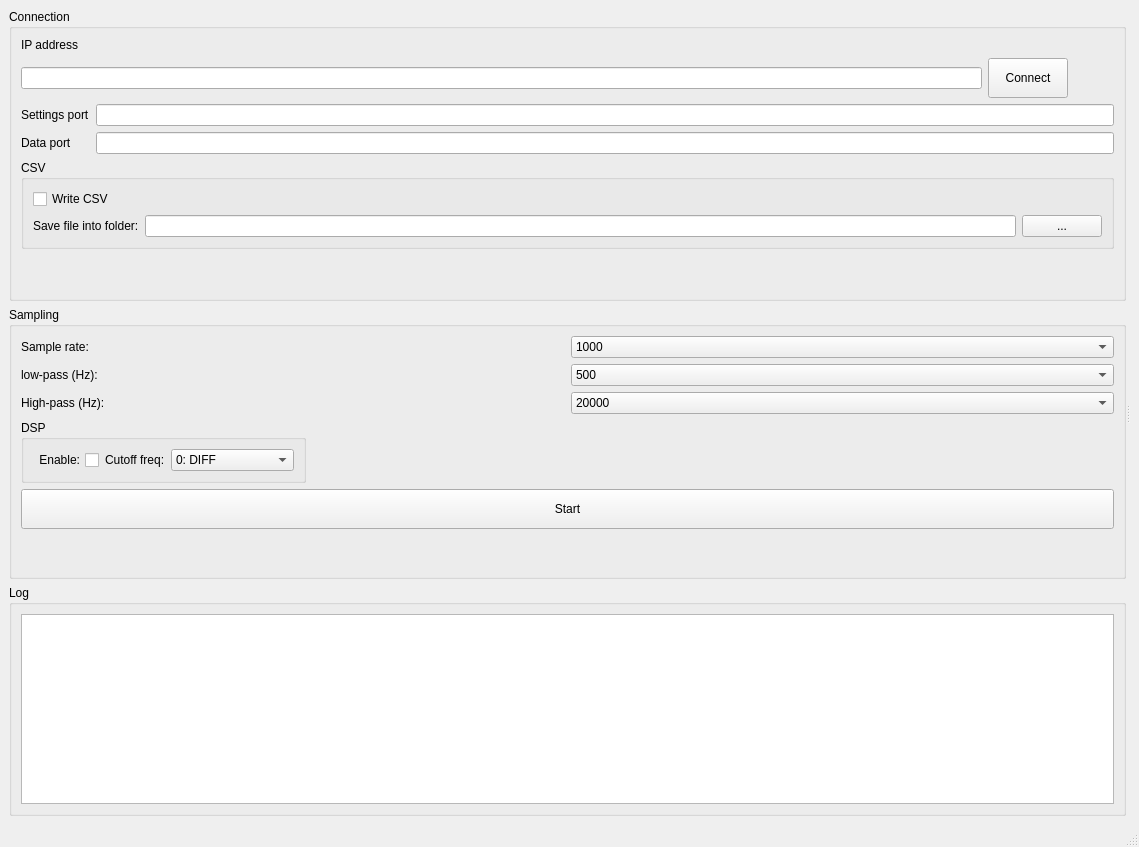
<?xml version="1.0" encoding="UTF-8"?>
<ui version="4.0">
 <class>MainWindow</class>
 <widget class="QMainWindow" name="MainWindow">
  <property name="geometry">
   <rect>
    <x>0</x>
    <y>0</y>
    <width>1139</width>
    <height>847</height>
   </rect>
  </property>
  <property name="windowTitle">
   <string>MainWindow</string>
  </property>
  <widget class="QWidget" name="centralwidget">
   <property name="sizePolicy">
    <sizepolicy hsizetype="Expanding" vsizetype="Expanding">
     <horstretch>0</horstretch>
     <verstretch>0</verstretch>
    </sizepolicy>
   </property>
   <layout class="QVBoxLayout" name="verticalLayout_3">
    <item>
     <widget class="QSplitter" name="splitter">
      <property name="orientation">
       <enum>Qt::Horizontal</enum>
      </property>
      <widget class="QWidget" name="verticalLayoutWidget">
       <layout class="QVBoxLayout" name="verticalLayout">
        <item>
         <widget class="QGroupBox" name="groupBox">
          <property name="sizePolicy">
           <sizepolicy hsizetype="Minimum" vsizetype="Minimum">
            <horstretch>0</horstretch>
            <verstretch>0</verstretch>
           </sizepolicy>
          </property>
          <property name="title">
           <string>Connection</string>
          </property>
          <layout class="QVBoxLayout" name="verticalLayout_5">
           <item>
            <widget class="QLabel" name="label">
             <property name="text">
              <string>IP address</string>
             </property>
            </widget>
           </item>
           <item>
            <layout class="QHBoxLayout" name="horizontalLayout">
             <item>
              <widget class="QLineEdit" name="line_ip"/>
             </item>
             <item>
              <widget class="QPushButton" name="pb_connect">
               <property name="minimumSize">
                <size>
                 <width>0</width>
                 <height>40</height>
                </size>
               </property>
               <property name="text">
                <string>Connect</string>
               </property>
              </widget>
             </item>
             <item>
              <widget class="QLabel" name="label_icon_connect">
               <property name="minimumSize">
                <size>
                 <width>40</width>
                 <height>40</height>
                </size>
               </property>
               <property name="text">
                <string/>
               </property>
              </widget>
             </item>
            </layout>
           </item>
           <item>
            <layout class="QGridLayout" name="gridLayout">
             <item row="0" column="0">
              <widget class="QLabel" name="label_2">
               <property name="text">
                <string>Settings port</string>
               </property>
              </widget>
             </item>
             <item row="1" column="0">
              <widget class="QLabel" name="label_3">
               <property name="text">
                <string>Data port</string>
               </property>
              </widget>
             </item>
             <item row="0" column="1">
              <widget class="QLineEdit" name="line_port_com"/>
             </item>
             <item row="1" column="1">
              <widget class="QLineEdit" name="line_port_dat"/>
             </item>
            </layout>
           </item>
           <item>
            <widget class="QGroupBox" name="groupBox_3">
             <property name="title">
              <string>CSV</string>
             </property>
             <layout class="QVBoxLayout" name="verticalLayout_6">
              <item>
               <widget class="QCheckBox" name="cb_write_csv">
                <property name="text">
                 <string>Write CSV</string>
                </property>
               </widget>
              </item>
              <item>
               <layout class="QHBoxLayout" name="horizontalLayout_3">
                <item>
                 <widget class="QLabel" name="label_8">
                  <property name="text">
                   <string>Save file into folder:</string>
                  </property>
                 </widget>
                </item>
                <item>
                 <widget class="QLineEdit" name="line_csv_dir"/>
                </item>
                <item>
                 <widget class="QPushButton" name="pb_csv_dir">
                  <property name="text">
                   <string>...</string>
                  </property>
                 </widget>
                </item>
               </layout>
              </item>
             </layout>
            </widget>
           </item>
           <item>
            <spacer name="verticalSpacer">
             <property name="orientation">
              <enum>Qt::Vertical</enum>
             </property>
             <property name="sizeHint" stdset="0">
              <size>
               <width>20</width>
               <height>40</height>
              </size>
             </property>
            </spacer>
           </item>
          </layout>
         </widget>
        </item>
        <item>
         <widget class="QGroupBox" name="groupBox_2">
          <property name="title">
           <string>Sampling</string>
          </property>
          <layout class="QVBoxLayout" name="verticalLayout_4">
           <item>
            <layout class="QGridLayout" name="gridLayout_2">
             <item row="0" column="0">
              <widget class="QLabel" name="label_4">
               <property name="text">
                <string>Sample rate:</string>
               </property>
              </widget>
             </item>
             <item row="2" column="0">
              <widget class="QLabel" name="label_6">
               <property name="text">
                <string>High-pass (Hz):</string>
               </property>
              </widget>
             </item>
             <item row="2" column="1">
              <widget class="QComboBox" name="combo_highpass">
               <item>
                <property name="text">
                 <string>20000</string>
                </property>
               </item>
               <item>
                <property name="text">
                 <string>15000</string>
                </property>
               </item>
               <item>
                <property name="text">
                 <string>10000</string>
                </property>
               </item>
               <item>
                <property name="text">
                 <string>7500</string>
                </property>
               </item>
               <item>
                <property name="text">
                 <string>5000</string>
                </property>
               </item>
               <item>
                <property name="text">
                 <string>3000</string>
                </property>
               </item>
               <item>
                <property name="text">
                 <string>2500</string>
                </property>
               </item>
               <item>
                <property name="text">
                 <string>2000</string>
                </property>
               </item>
               <item>
                <property name="text">
                 <string>1500</string>
                </property>
               </item>
               <item>
                <property name="text">
                 <string>1000</string>
                </property>
               </item>
               <item>
                <property name="text">
                 <string>750</string>
                </property>
               </item>
               <item>
                <property name="text">
                 <string>500</string>
                </property>
               </item>
               <item>
                <property name="text">
                 <string>300</string>
                </property>
               </item>
               <item>
                <property name="text">
                 <string>250</string>
                </property>
               </item>
               <item>
                <property name="text">
                 <string>200</string>
                </property>
               </item>
               <item>
                <property name="text">
                 <string>150</string>
                </property>
               </item>
               <item>
                <property name="text">
                 <string>100</string>
                </property>
               </item>
              </widget>
             </item>
             <item row="1" column="0">
              <widget class="QLabel" name="label_5">
               <property name="text">
                <string>low-pass (Hz):</string>
               </property>
              </widget>
             </item>
             <item row="0" column="1">
              <widget class="QComboBox" name="combo_samplerate">
               <item>
                <property name="text">
                 <string>1000</string>
                </property>
               </item>
               <item>
                <property name="text">
                 <string>500</string>
                </property>
               </item>
               <item>
                <property name="text">
                 <string>250</string>
                </property>
               </item>
               <item>
                <property name="text">
                 <string>125</string>
                </property>
               </item>
              </widget>
             </item>
             <item row="1" column="1">
              <widget class="QComboBox" name="combo_lowpass">
               <item>
                <property name="text">
                 <string>500</string>
                </property>
               </item>
               <item>
                <property name="text">
                 <string>300</string>
                </property>
               </item>
               <item>
                <property name="text">
                 <string>250</string>
                </property>
               </item>
               <item>
                <property name="text">
                 <string>200</string>
                </property>
               </item>
               <item>
                <property name="text">
                 <string>150</string>
                </property>
               </item>
               <item>
                <property name="text">
                 <string>100</string>
                </property>
               </item>
               <item>
                <property name="text">
                 <string>75</string>
                </property>
               </item>
               <item>
                <property name="text">
                 <string>50</string>
                </property>
               </item>
               <item>
                <property name="text">
                 <string>30</string>
                </property>
               </item>
               <item>
                <property name="text">
                 <string>25</string>
                </property>
               </item>
               <item>
                <property name="text">
                 <string>20</string>
                </property>
               </item>
               <item>
                <property name="text">
                 <string>15</string>
                </property>
               </item>
               <item>
                <property name="text">
                 <string>10</string>
                </property>
               </item>
               <item>
                <property name="text">
                 <string>7.5</string>
                </property>
               </item>
               <item>
                <property name="text">
                 <string>5</string>
                </property>
               </item>
               <item>
                <property name="text">
                 <string>3</string>
                </property>
               </item>
               <item>
                <property name="text">
                 <string>2.5</string>
                </property>
               </item>
               <item>
                <property name="text">
                 <string>2</string>
                </property>
               </item>
               <item>
                <property name="text">
                 <string>1.5</string>
                </property>
               </item>
               <item>
                <property name="text">
                 <string>1</string>
                </property>
               </item>
               <item>
                <property name="text">
                 <string>0.75</string>
                </property>
               </item>
               <item>
                <property name="text">
                 <string>0.5</string>
                </property>
               </item>
               <item>
                <property name="text">
                 <string>0.3</string>
                </property>
               </item>
               <item>
                <property name="text">
                 <string>0.25</string>
                </property>
               </item>
               <item>
                <property name="text">
                 <string>0.1</string>
                </property>
               </item>
              </widget>
             </item>
            </layout>
           </item>
           <item>
            <layout class="QHBoxLayout" name="horizontalLayout_4">
             <item>
              <widget class="QGroupBox" name="groupBox_5">
               <property name="sizePolicy">
                <sizepolicy hsizetype="Preferred" vsizetype="Preferred">
                 <horstretch>0</horstretch>
                 <verstretch>0</verstretch>
                </sizepolicy>
               </property>
               <property name="title">
                <string>DSP</string>
               </property>
               <layout class="QHBoxLayout" name="horizontalLayout_2">
                <item>
                 <widget class="QCheckBox" name="cb_dsp_enable">
                  <property name="layoutDirection">
                   <enum>Qt::RightToLeft</enum>
                  </property>
                  <property name="text">
                   <string>Enable:</string>
                  </property>
                 </widget>
                </item>
                <item>
                 <widget class="QLabel" name="label_7">
                  <property name="sizePolicy">
                   <sizepolicy hsizetype="Preferred" vsizetype="Preferred">
                    <horstretch>0</horstretch>
                    <verstretch>0</verstretch>
                   </sizepolicy>
                  </property>
                  <property name="layoutDirection">
                   <enum>Qt::LeftToRight</enum>
                  </property>
                  <property name="text">
                   <string>Cutoff freq:</string>
                  </property>
                 </widget>
                </item>
                <item>
                 <widget class="QComboBox" name="combo_dsp_cutoff">
                  <item>
                   <property name="text">
                    <string>0: DIFF</string>
                   </property>
                  </item>
                  <item>
                   <property name="text">
                    <string>1: 0.1103</string>
                   </property>
                  </item>
                  <item>
                   <property name="text">
                    <string>2: 0.04579</string>
                   </property>
                  </item>
                  <item>
                   <property name="text">
                    <string>3: 0.02125</string>
                   </property>
                  </item>
                  <item>
                   <property name="text">
                    <string>4: 0.01027</string>
                   </property>
                  </item>
                  <item>
                   <property name="text">
                    <string>5: 0.005053</string>
                   </property>
                  </item>
                  <item>
                   <property name="text">
                    <string>6: 0.002506</string>
                   </property>
                  </item>
                  <item>
                   <property name="text">
                    <string>7: 0.001248</string>
                   </property>
                  </item>
                  <item>
                   <property name="text">
                    <string>8: 0.0006229</string>
                   </property>
                  </item>
                  <item>
                   <property name="text">
                    <string>9: 0.0003112</string>
                   </property>
                  </item>
                  <item>
                   <property name="text">
                    <string>10: 0.0001555</string>
                   </property>
                  </item>
                  <item>
                   <property name="text">
                    <string>11: 0.00007773</string>
                   </property>
                  </item>
                  <item>
                   <property name="text">
                    <string>12: 0.00003886</string>
                   </property>
                  </item>
                  <item>
                   <property name="text">
                    <string>13: 0.00001943</string>
                   </property>
                  </item>
                  <item>
                   <property name="text">
                    <string>14: 0.000009714</string>
                   </property>
                  </item>
                  <item>
                   <property name="text">
                    <string>15: 0.000004857</string>
                   </property>
                  </item>
                 </widget>
                </item>
               </layout>
              </widget>
             </item>
             <item>
              <spacer name="horizontalSpacer">
               <property name="orientation">
                <enum>Qt::Horizontal</enum>
               </property>
               <property name="sizeHint" stdset="0">
                <size>
                 <width>40</width>
                 <height>20</height>
                </size>
               </property>
              </spacer>
             </item>
            </layout>
           </item>
           <item>
            <widget class="QPushButton" name="pb_data_flow">
             <property name="minimumSize">
              <size>
               <width>0</width>
               <height>40</height>
              </size>
             </property>
             <property name="text">
              <string>Start</string>
             </property>
            </widget>
           </item>
           <item>
            <spacer name="verticalSpacer_2">
             <property name="orientation">
              <enum>Qt::Vertical</enum>
             </property>
             <property name="sizeHint" stdset="0">
              <size>
               <width>20</width>
               <height>40</height>
              </size>
             </property>
            </spacer>
           </item>
          </layout>
         </widget>
        </item>
        <item>
         <widget class="QGroupBox" name="groupBox_4">
          <property name="title">
           <string>Log</string>
          </property>
          <layout class="QVBoxLayout" name="verticalLayout_2">
           <item>
            <widget class="QTextBrowser" name="messages"/>
           </item>
          </layout>
         </widget>
        </item>
       </layout>
      </widget>
      <widget class="QWidget" name="verticalLayoutWidget_2">
       <layout class="QVBoxLayout" name="plot_layout"/>
      </widget>
     </widget>
    </item>
   </layout>
  </widget>
  <widget class="QStatusBar" name="statusbar"/>
  <widget class="QMenuBar" name="menubar">
   <property name="geometry">
    <rect>
     <x>0</x>
     <y>0</y>
     <width>1139</width>
     <height>21</height>
    </rect>
   </property>
  </widget>
 </widget>
 <resources/>
 <connections/>
</ui>
